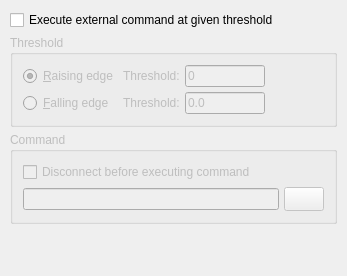
<?xml version="1.0" encoding="UTF-8"?>
<ui version="4.0">
 <class>UIExecutePrefs</class>
 <widget class="PrefWidget" name="UIExecutePrefs">
  <property name="geometry">
   <rect>
    <x>0</x>
    <y>0</y>
    <width>347</width>
    <height>276</height>
   </rect>
  </property>
  <layout class="QVBoxLayout">
   <property name="spacing">
    <number>5</number>
   </property>
   <property name="margin">
    <number>10</number>
   </property>
   <item>
    <widget class="QCheckBox" name="ui_executeCommand">
     <property name="whatsThis">
      <string>Check this if you want QtDMM to execute an external command when given thresholds are reached (Falling or raising edge).</string>
     </property>
     <property name="text">
      <string>Execute external command at given threshold</string>
     </property>
    </widget>
   </item>
   <item>
    <widget class="QGroupBox" name="ButtonGroup9">
     <property name="enabled">
      <bool>false</bool>
     </property>
     <property name="title">
      <string>Threshold</string>
     </property>
     <layout class="QGridLayout">
      <property name="margin">
       <number>10</number>
      </property>
      <property name="spacing">
       <number>5</number>
      </property>
      <item row="1" column="1">
       <widget class="QLabel" name="TextLabel8_2_2_2">
        <property name="text">
         <string>Threshold:</string>
        </property>
        <property name="wordWrap">
         <bool>false</bool>
        </property>
       </widget>
      </item>
      <item row="0" column="2">
       <widget class="QLineEdit" name="ui_execRaisingThreshold">
        <property name="maximumSize">
         <size>
          <width>80</width>
          <height>32767</height>
         </size>
        </property>
        <property name="whatsThis">
         <string>Threshold for raising edge.&lt;p&gt;
You can enter your values with a suffix like m, u, n, p, k, M, G, T&lt;br&gt;Example:&lt;br&gt;
10k - 10000&lt;br&gt;100m - 0.1</string>
        </property>
        <property name="text">
         <string>0</string>
        </property>
        <property name="maxLength">
         <number>12</number>
        </property>
       </widget>
      </item>
      <item row="0" column="1">
       <widget class="QLabel" name="TextLabel7_2_2_2">
        <property name="text">
         <string>Threshold:</string>
        </property>
        <property name="wordWrap">
         <bool>false</bool>
        </property>
       </widget>
      </item>
      <item row="1" column="2">
       <widget class="QLineEdit" name="ui_execFallingThreshold">
        <property name="maximumSize">
         <size>
          <width>80</width>
          <height>32767</height>
         </size>
        </property>
        <property name="whatsThis">
         <string>Threshold for falling edge.&lt;p&gt;
You can enter your values with a suffix like m, u, n, p, k, M, G, T&lt;br&gt;Example:&lt;br&gt;
10k - 10000&lt;br&gt;100m - 0.1</string>
        </property>
        <property name="text">
         <string>0.0</string>
        </property>
        <property name="maxLength">
         <number>12</number>
        </property>
       </widget>
      </item>
      <item row="0" column="0">
       <widget class="QRadioButton" name="ui_execRaising">
        <property name="whatsThis">
         <string>Call command on raising edge.</string>
        </property>
        <property name="text">
         <string>&amp;Raising edge</string>
        </property>
        <property name="checked">
         <bool>true</bool>
        </property>
       </widget>
      </item>
      <item row="1" column="0">
       <widget class="QRadioButton" name="ui_execFalling">
        <property name="whatsThis">
         <string>Call command on falling edge.</string>
        </property>
        <property name="text">
         <string>&amp;Falling edge</string>
        </property>
       </widget>
      </item>
      <item row="1" column="3">
       <spacer name="Spacer4_2_2_2_2">
        <property name="orientation">
         <enum>Qt::Horizontal</enum>
        </property>
        <property name="sizeType">
         <enum>QSizePolicy::MinimumExpanding</enum>
        </property>
        <property name="sizeHint" stdset="0">
         <size>
          <width>20</width>
          <height>20</height>
         </size>
        </property>
       </spacer>
      </item>
      <item row="0" column="3">
       <spacer name="Spacer3_3_2_2">
        <property name="orientation">
         <enum>Qt::Horizontal</enum>
        </property>
        <property name="sizeType">
         <enum>QSizePolicy::MinimumExpanding</enum>
        </property>
        <property name="sizeHint" stdset="0">
         <size>
          <width>20</width>
          <height>20</height>
         </size>
        </property>
       </spacer>
      </item>
     </layout>
    </widget>
   </item>
   <item>
    <widget class="QGroupBox" name="ButtonGroup10">
     <property name="enabled">
      <bool>false</bool>
     </property>
     <property name="title">
      <string>Command</string>
     </property>
     <layout class="QVBoxLayout">
      <property name="spacing">
       <number>5</number>
      </property>
      <property name="margin">
       <number>10</number>
      </property>
      <item>
       <layout class="QHBoxLayout">
        <property name="spacing">
         <number>5</number>
        </property>
        <property name="margin">
         <number>0</number>
        </property>
        <item>
         <widget class="QCheckBox" name="ui_disconnectExec">
          <property name="sizePolicy">
           <sizepolicy hsizetype="MinimumExpanding" vsizetype="Fixed">
            <horstretch>0</horstretch>
            <verstretch>0</verstretch>
           </sizepolicy>
          </property>
          <property name="whatsThis">
           <string>Check this if you want QtDMM to disconnect (close the serial port) before executing the external command.</string>
          </property>
          <property name="text">
           <string>Disconnect before executing command</string>
          </property>
         </widget>
        </item>
        <item>
         <spacer name="Spacer1_9_2_2">
          <property name="orientation">
           <enum>Qt::Horizontal</enum>
          </property>
          <property name="sizeType">
           <enum>QSizePolicy::Expanding</enum>
          </property>
          <property name="sizeHint" stdset="0">
           <size>
            <width>20</width>
            <height>20</height>
           </size>
          </property>
         </spacer>
        </item>
       </layout>
      </item>
      <item>
       <layout class="QHBoxLayout">
        <property name="spacing">
         <number>5</number>
        </property>
        <property name="margin">
         <number>0</number>
        </property>
        <item>
         <widget class="QLineEdit" name="ui_commandExec">
          <property name="whatsThis">
           <string>Enter here the external command to be executed.</string>
          </property>
         </widget>
        </item>
        <item>
         <widget class="QPushButton" name="ui_browseExec">
          <property name="minimumSize">
           <size>
            <width>24</width>
            <height>24</height>
           </size>
          </property>
          <property name="toolTip">
           <string>Browse</string>
          </property>
          <property name="whatsThis">
           <string>Here you can browse your harddisk for the external command (Altenative to directly typing it into the field to the left).</string>
          </property>
          <property name="text">
           <string/>
          </property>
          <property name="icon">
           <iconset resource="../resources.qrc">
            <normaloff>:/Symbols/import.xpm</normaloff>:/Symbols/import.xpm</iconset>
          </property>
          <property name="autoDefault">
           <bool>false</bool>
          </property>
         </widget>
        </item>
       </layout>
      </item>
     </layout>
    </widget>
   </item>
   <item>
    <spacer name="Spacer1_8">
     <property name="orientation">
      <enum>Qt::Vertical</enum>
     </property>
     <property name="sizeType">
      <enum>QSizePolicy::Expanding</enum>
     </property>
     <property name="sizeHint" stdset="0">
      <size>
       <width>20</width>
       <height>20</height>
      </size>
     </property>
    </spacer>
   </item>
  </layout>
 </widget>
 <customwidgets>
  <customwidget>
   <class>PrefWidget</class>
   <extends>QWidget</extends>
   <header>prefwidget.h</header>
   <container>1</container>
  </customwidget>
 </customwidgets>
 <tabstops>
  <tabstop>ui_executeCommand</tabstop>
  <tabstop>ui_execRaising</tabstop>
  <tabstop>ui_execRaisingThreshold</tabstop>
  <tabstop>ui_execFalling</tabstop>
  <tabstop>ui_execFallingThreshold</tabstop>
  <tabstop>ui_disconnectExec</tabstop>
  <tabstop>ui_commandExec</tabstop>
  <tabstop>ui_browseExec</tabstop>
 </tabstops>
 <includes>
  <include location="global">prefwidget.h</include>
 </includes>
 <resources>
  <include location="../resources.qrc"/>
 </resources>
 <connections>
  <connection>
   <sender>ui_executeCommand</sender>
   <signal>toggled(bool)</signal>
   <receiver>ButtonGroup9</receiver>
   <slot>setEnabled(bool)</slot>
   <hints>
    <hint type="sourcelabel">
     <x>20</x>
     <y>20</y>
    </hint>
    <hint type="destinationlabel">
     <x>20</x>
     <y>20</y>
    </hint>
   </hints>
  </connection>
  <connection>
   <sender>ui_executeCommand</sender>
   <signal>toggled(bool)</signal>
   <receiver>ButtonGroup10</receiver>
   <slot>setEnabled(bool)</slot>
   <hints>
    <hint type="sourcelabel">
     <x>20</x>
     <y>20</y>
    </hint>
    <hint type="destinationlabel">
     <x>20</x>
     <y>20</y>
    </hint>
   </hints>
  </connection>
 </connections>
</ui>
